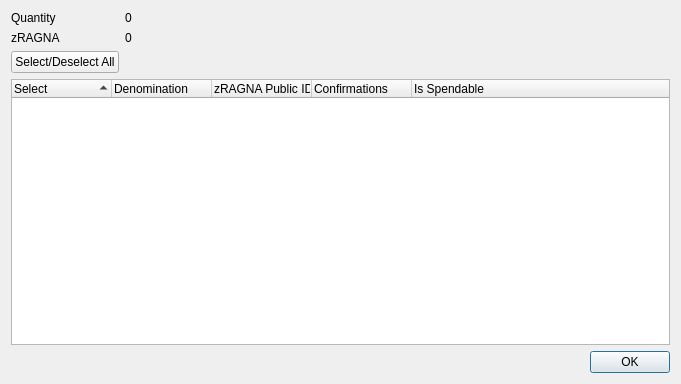
<?xml version="1.0" encoding="UTF-8"?>
<ui version="4.0">
 <class>ZRagnarokControlDialog</class>
 <widget class="QDialog" name="ZRagnarokControlDialog">
  <property name="geometry">
   <rect>
    <x>0</x>
    <y>0</y>
    <width>681</width>
    <height>384</height>
   </rect>
  </property>
  <property name="minimumSize">
   <size>
    <width>681</width>
    <height>384</height>
   </size>
  </property>
  <property name="windowTitle">
   <string>Select zRAGNA to Spend</string>
  </property>
  <layout class="QGridLayout" name="gridLayout">
   <item row="0" column="0">
    <layout class="QFormLayout" name="formLayout">
     <property name="sizeConstraint">
      <enum>QLayout::SetDefaultConstraint</enum>
     </property>
     <item row="0" column="0">
      <widget class="QLabel" name="labelQuantity">
       <property name="text">
        <string>Quantity</string>
       </property>
      </widget>
     </item>
     <item row="0" column="1">
      <widget class="QLabel" name="labelQuantity_int">
       <property name="text">
        <string>0</string>
       </property>
      </widget>
     </item>
     <item row="1" column="0">
      <widget class="QLabel" name="labelZRagnarok">
       <property name="text">
        <string>zRAGNA</string>
       </property>
      </widget>
     </item>
     <item row="1" column="1">
      <widget class="QLabel" name="labelZRagnarok_int">
       <property name="text">
        <string>0</string>
       </property>
      </widget>
     </item>
     <item row="2" column="0">
      <widget class="QPushButton" name="pushButtonAll">
       <property name="text">
        <string>Select/Deselect All</string>
       </property>
      </widget>
     </item>
    </layout>
   </item>
   <item row="1" column="0">
    <layout class="QVBoxLayout" name="verticalLayout">
     <item>
      <widget class="QTreeWidget" name="treeWidget">
       <property name="minimumSize">
        <size>
         <width>0</width>
         <height>250</height>
        </size>
       </property>
       <property name="alternatingRowColors">
        <bool>true</bool>
       </property>
       <property name="sortingEnabled">
        <bool>true</bool>
       </property>
       <property name="columnCount">
        <number>5</number>
       </property>
       <attribute name="headerDefaultSectionSize">
        <number>100</number>
       </attribute>
       <column>
        <property name="text">
         <string notr="true">Select</string>
        </property>
       </column>
       <column>
        <property name="text">
         <string notr="true">Denomination</string>
        </property>
       </column>
       <column>
        <property name="text">
         <string notr="true">zRAGNA Public ID</string>
        </property>
       </column>
       <column>
        <property name="text">
         <string notr="true">Confirmations</string>
        </property>
       </column>
       <column>
        <property name="text">
         <string>Is Spendable</string>
        </property>
       </column>
      </widget>
     </item>
     <item>
      <widget class="QDialogButtonBox" name="buttonBox">
       <property name="orientation">
        <enum>Qt::Horizontal</enum>
       </property>
       <property name="standardButtons">
        <set>QDialogButtonBox::Ok</set>
       </property>
      </widget>
     </item>
    </layout>
   </item>
  </layout>
 </widget>
 <resources/>
 <connections>
  <connection>
   <sender>buttonBox</sender>
   <signal>accepted()</signal>
   <receiver>ZRagnarokControlDialog</receiver>
   <slot>accept()</slot>
   <hints>
    <hint type="sourcelabel">
     <x>248</x>
     <y>254</y>
    </hint>
    <hint type="destinationlabel">
     <x>157</x>
     <y>274</y>
    </hint>
   </hints>
  </connection>
  <connection>
   <sender>buttonBox</sender>
   <signal>rejected()</signal>
   <receiver>ZRagnarokControlDialog</receiver>
   <slot>reject()</slot>
   <hints>
    <hint type="sourcelabel">
     <x>316</x>
     <y>260</y>
    </hint>
    <hint type="destinationlabel">
     <x>286</x>
     <y>274</y>
    </hint>
   </hints>
  </connection>
 </connections>
</ui>
